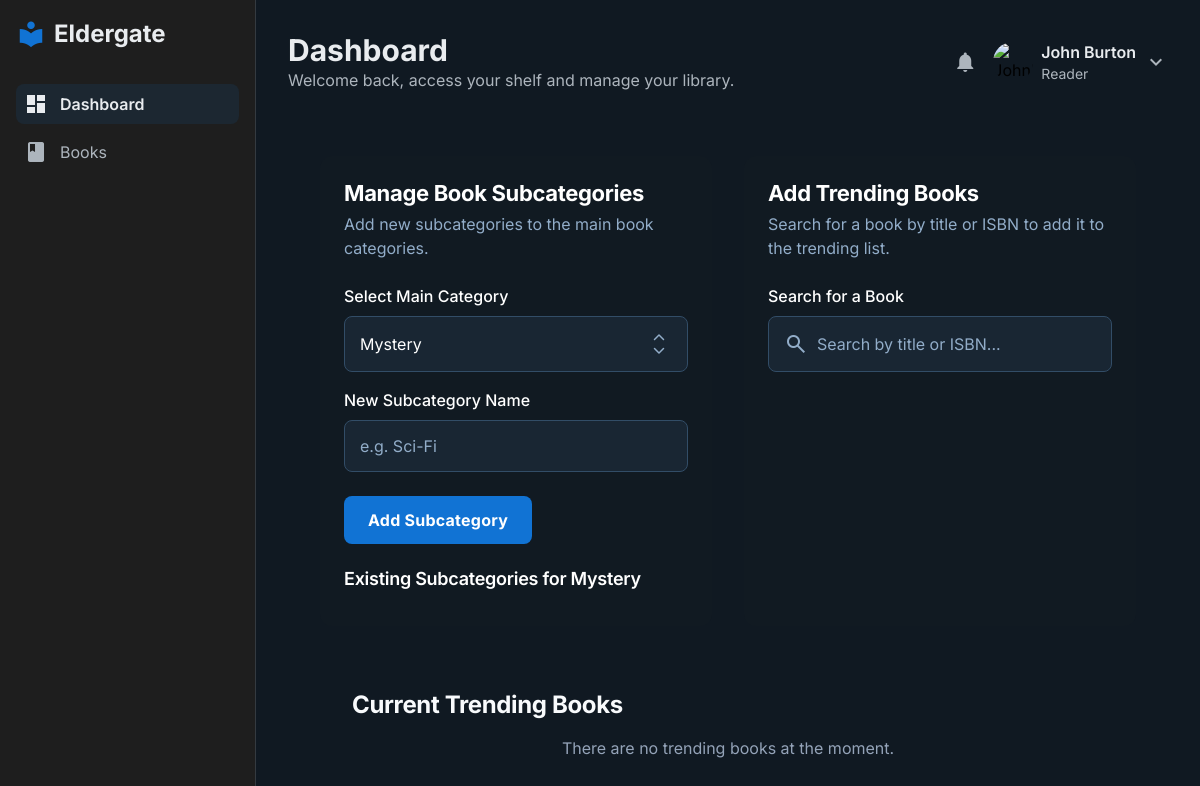
The app's page /account/librarian-dashboard/ (signed in), older data.
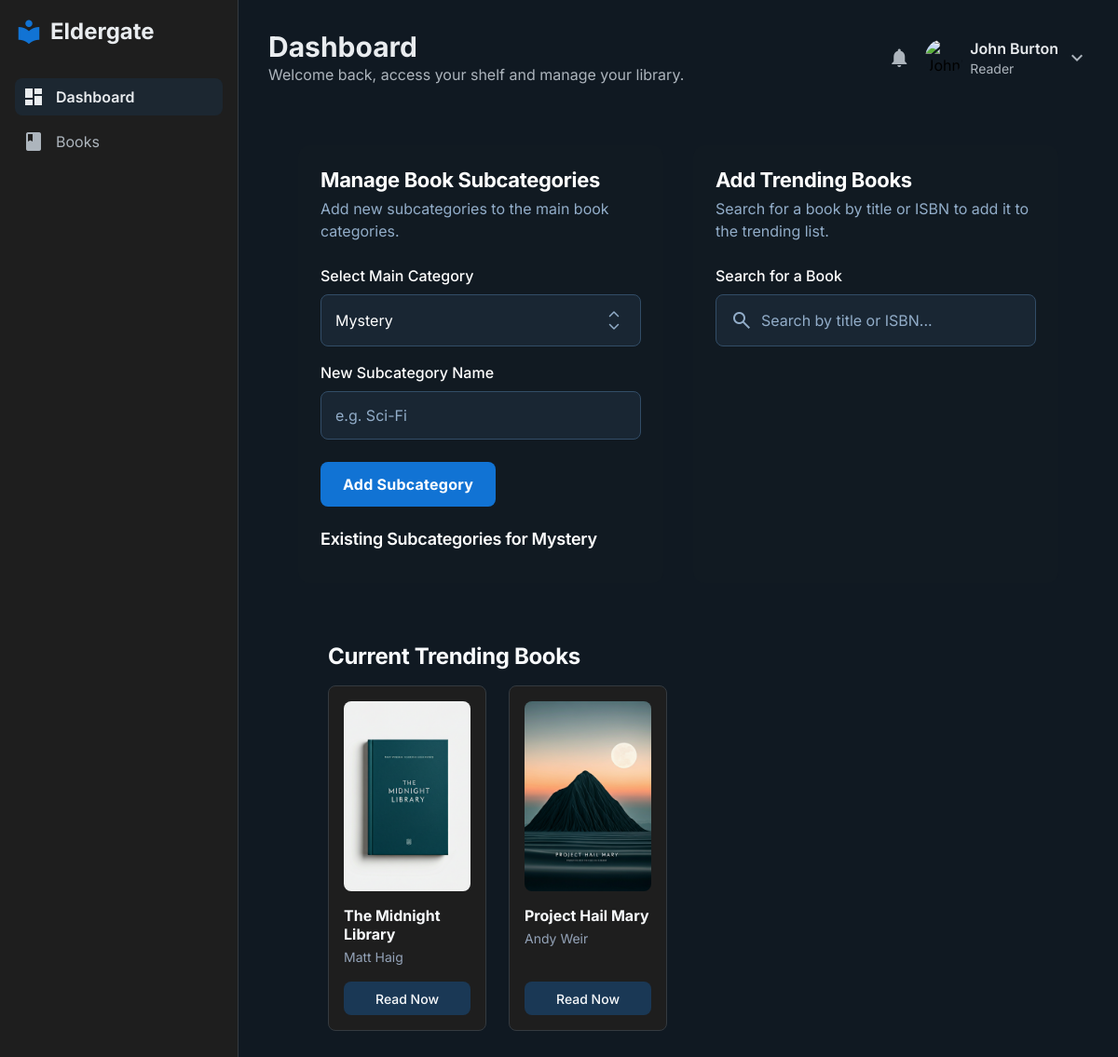
The same page, newer data.
### books/models.py (models this page shows)
class Book(models.Model):
    id = models.AutoField(primary_key=True)
    title = models.CharField(max_length=100)
    author = models.CharField(max_length=100)
    description = models.TextField()
    isbn = models.CharField(max_length=13)
    publisher = models.CharField(max_length=100)
    publication_date = models.DateField()
    category = models.ForeignKey(Category, on_delete=models.CASCADE, default=0)
    subcategory = models.ForeignKey(SubCategory, on_delete=models.CASCADE, null=True, blank=True)
    total_pages = models.IntegerField()
    price = models.DecimalField(max_digits=10, decimal_places=2)
    is_trending = models.BooleanField(default=False)
    cover_image = models.ImageField(upload_to='book_covers/')
    pdf_link = models.FileField(upload_to='books/')
    timestamp = models.DateTimeField(auto_now_add=True)

### accounts/views.py (the view)
# urls.py: path('librarian-dashboard/', views.librarian_dashboard_view, name='librarian-dashboard'),
def librarian_dashboard_view(request):
    if request.session.get('is_authenticated'):
        user = request.user
        title = "Dashboard"
        subtitle = "Welcome back, access your shelf and manage your library."
        categories = Category.objects.all()
        trending_books = Book.objects.filter(is_trending=True).order_by('-timestamp')[:5]
        return render(request, 'librarian/librarian-dashboard.html', {'user': user, 'title': title, 'subtitle': subtitle, 'categories': categories, 'trending_books': trending_books})
    else:
        return redirect('login')

### templates/librarian/librarian-dashboard.html (shortened to what the changed rows need)
{% extends 'librarian_layout.html' %}
{% block content %}
{% include 'includes/header.html' %}
<div class="flex-1 p-8">
    <div class="flex flex-col gap-8">
        <div class="grid grid-cols-1 lg:grid-cols-2 gap-8">
            <div class="bg-[#111a22] rounded-xl p-6">
                <h2 class="text-white text-[22px] font-bold leading-tight tracking-[-0.015em] pb-1">Manage Book
                    Subcategories</h2>
            </div>
            <div class="bg-[#111a22] rounded-xl p-6">
                <h2 class="text-white text-[22px] font-bold leading-tight tracking-[-0.015em] pb-1">Add Trending
                    Books</h2>
            </div>
        </div>
        <div class="px-8 py-8">
          <div class="flex justify-between items-center mb-4">
            <h2 class="text-slate-50 text-2xl font-bold leading-tight tracking-[-0.015em]">Current Trending Books</h2>
          </div>
          <div class="grid grid-cols-1 sm:grid-cols-2 md:grid-cols-3 lg:grid-cols-4 gap-6">
            {% for book in trending_books %}
            <div
              class="flex flex-col gap-4 rounded-lg bg-card-dark p-4 border border-border-dark group hover:scale-105 transition-transform duration-300 hover:border-primary">
              <div class="w-full bg-center bg-no-repeat aspect-[2/3] bg-cover rounded-lg"
                data-alt="Book cover for {{ book.title }}"
                style='background-image: url("{{ book.cover_image.url }}");'>
              </div>
              <div class="flex flex-col gap-1 flex-grow">
                <p class="text-slate-50 text-base font-bold leading-tight">{{ book.title }}</p>
                <p class="text-slate-400 text-sm font-normal leading-normal">{{ book.author }}</p>
              </div>
              <a href="{{ book.pdf_link.url }}" target="_blank"
                class="flex min-w-[84px] max-w-[480px] cursor-pointer items-center justify-center overflow-hidden rounded-lg h-9 px-4 bg-primary/30 text-slate-50 text-sm font-medium leading-normal w-full group-hover:bg-primary group-hover:text-white transition-colors">
                <span class="truncate">Read Now</span>
              </a>
            </div>
            {% empty %}
            <p class="text-slate-400 col-span-full text-center">There are no trending books at the moment.</p>
            {% endfor %}
          </div>
        </div>
    </div>
</div>
{% endblock %}

Row changes from the older to the newer data that the page shows:
now on this page (row edited): Book: cover_image (picture), title "The Midnight Library", author "Matt Haig"
now on this page (row edited): Book: cover_image (picture), title "Project Hail Mary", author "Andy Weir"
Text that changed along with them:
text no longer shown: "There are no trending books at the moment."
